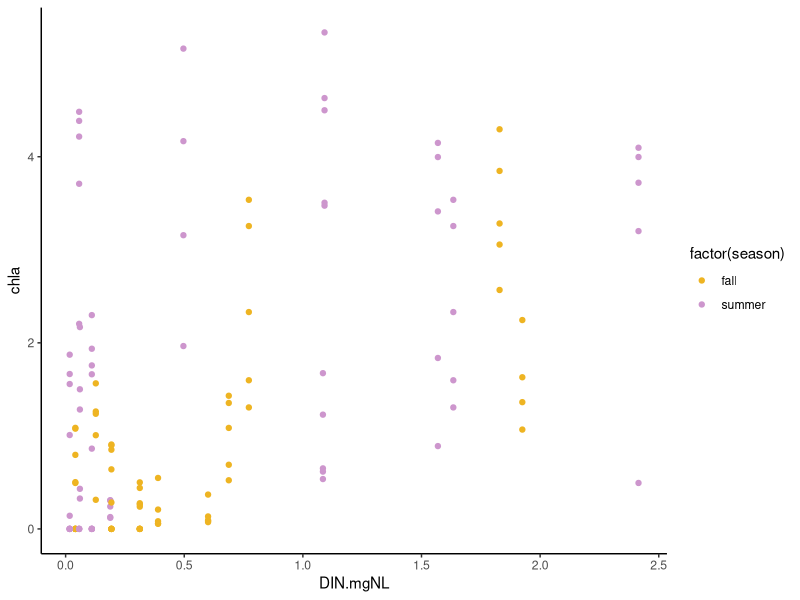
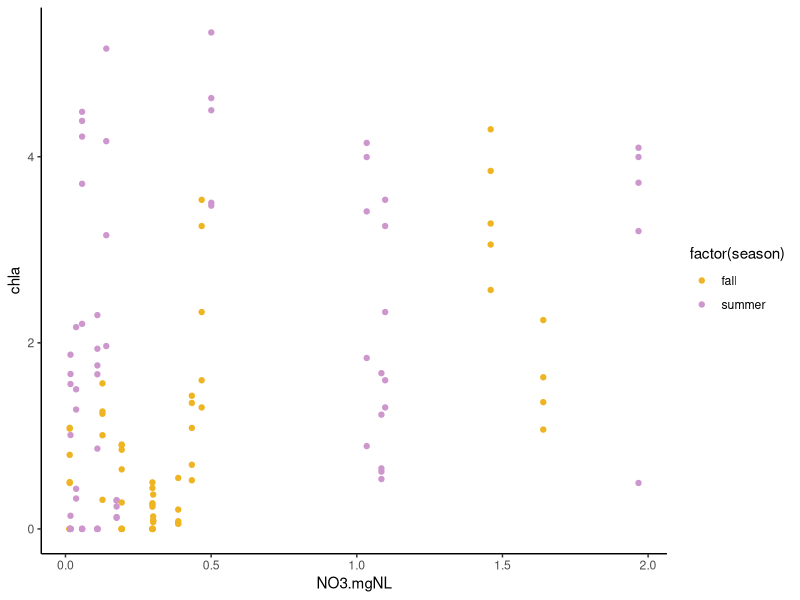
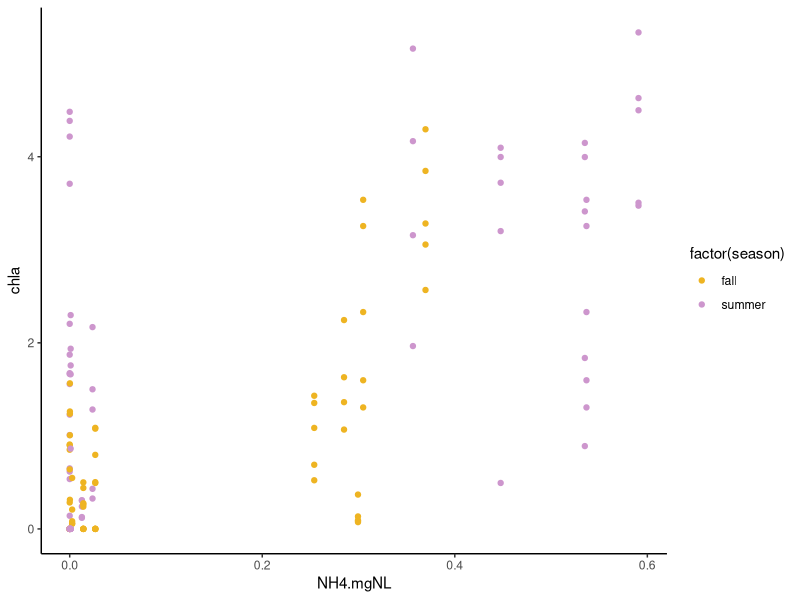
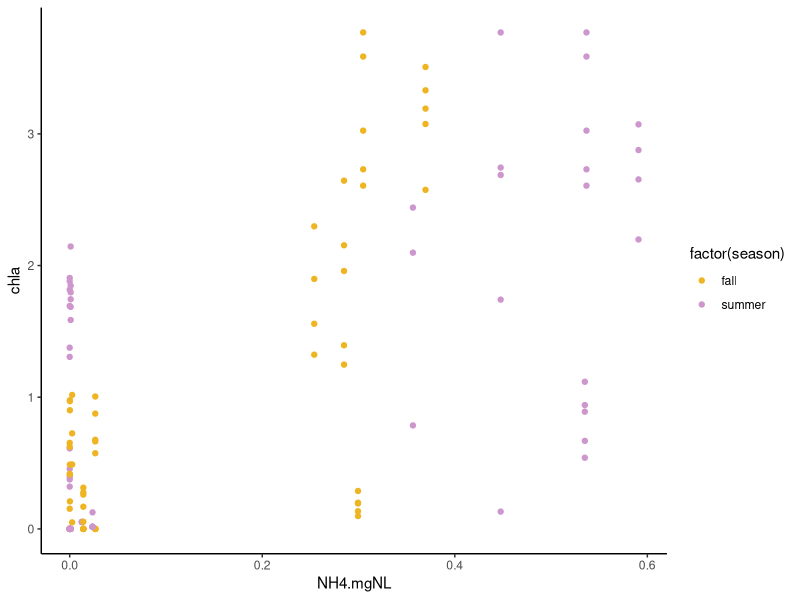
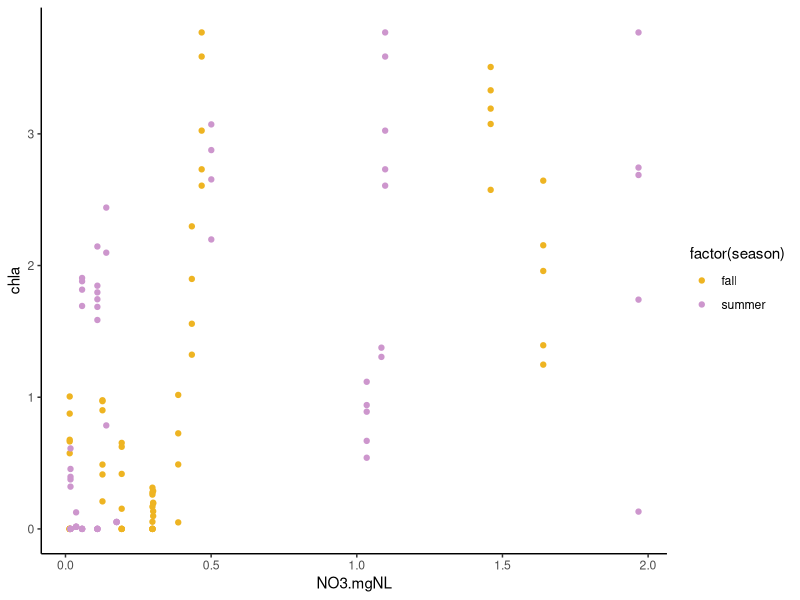
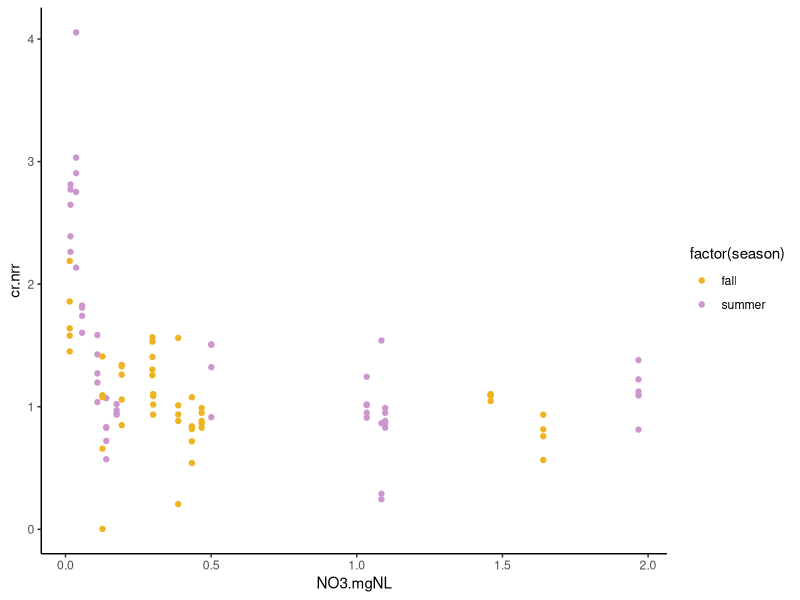
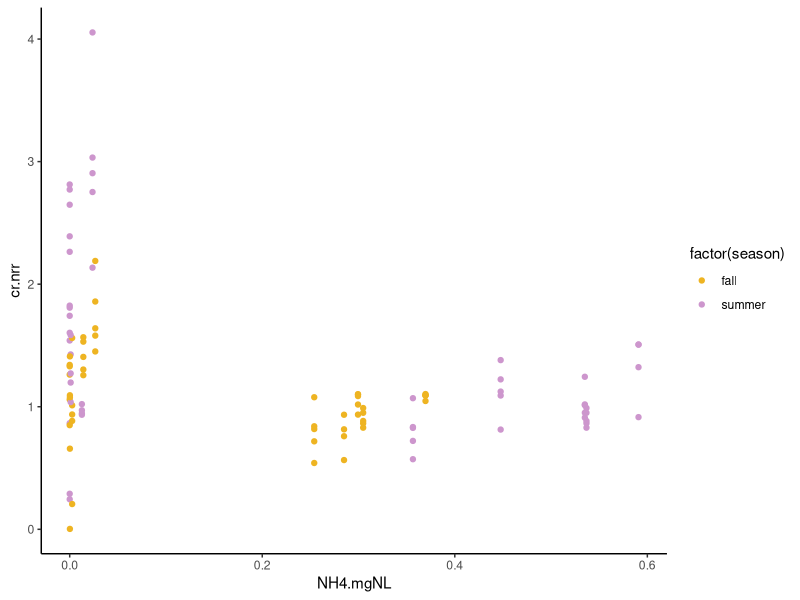
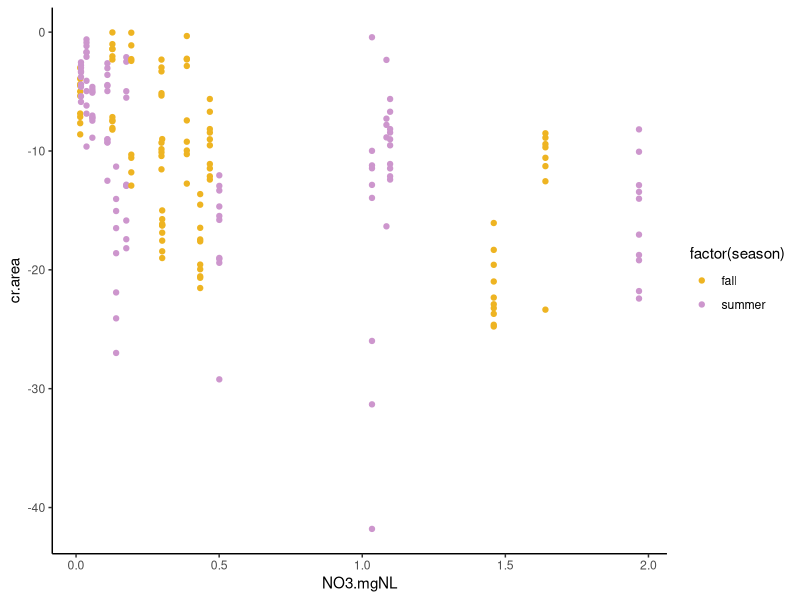

These charts were generated, in order, by the following R code:
####Script created 29 March 2021 to analyze relationships between NRR and water chem
## S Roley

#packages
library(nlme)
library(plyr)
library(dplyr)
library(ggplot2)
library(tidyr)

#data (created in "all sites" by combining NDS files and water chem file)
nds_chem<-read.csv("NDS_chem_all.csv")

###########################
#univariate relationships
###########################
N<-subset(nds_chem, N==1)
P<-subset(nds_chem, P==1)
Si<-subset(nds_chem, Si==1)

#N limitation/inhibition
ggplot(subset(N, nutrient=="N"), aes(x=DIN.mgNL, y=chla))+
  geom_point(aes(color=factor(season)))+
  theme_classic()+scale_color_manual(values=c("goldenrod2", "plum3"))
#no pattern

ggplot(subset(N, nutrient=="N"), aes(x=NO3.mgNL, y=chla))+geom_point(aes(color=factor(season)))+
  theme_classic()+scale_color_manual(values=c("goldenrod2", "plum3"))
#general increase with NO3 but lots of variability

ggplot(subset(N, nutrient=="N"), aes(x=NH4.mgNL, y=chla))+geom_point(aes(color=factor(season)))+
  theme_classic()+scale_color_manual(values=c("goldenrod2", "plum3"))
#general increase with NH4 

ggplot(subset(nds_chem, nutrient=="control"), aes(x=NH4.mgNL, y=chla))+geom_point(aes(color=factor(season)))+
  theme_classic()+scale_color_manual(values=c("goldenrod2", "plum3"))
#general increase in chla with NH4 but LOTS of variability; probably not much explanatory power

ggplot(subset(nds_chem, nutrient=="control"), aes(x=NO3.mgNL, y=chla))+geom_point(aes(color=factor(season)))+
  theme_classic()+scale_color_manual(values=c("goldenrod2", "plum3"))
#no pattern

ggplot(subset(N, nutrient=="N"), aes(x=NO3.mgNL, y=cr.nrr))+geom_point(aes(color=factor(season)))+
  theme_classic()+scale_color_manual(values=c("goldenrod2", "plum3"))
#negative exponential, both summer and fall. N< 0.5 mg/L to get limitation

ggplot(subset(N, nutrient=="N"), aes(x=NH4.mgNL, y=cr.nrr))+geom_point(aes(color=factor(season)))+
  theme_classic()+scale_color_manual(values=c("goldenrod2", "plum3"))
#limitation at very low end only, but even there some inhibition

ggplot(subset(nds_chem, nutrient=="control"), aes(x=NO3.mgNL, y=cr.area))+geom_point(aes(color=factor(season)))+
  theme_classic()+scale_color_manual(values=c("goldenrod2", "plum3"))
#no pattern

ggplot(subset(nds_chem, nutrient=="control"|nutrient=="C"), aes(x=NH4.mgNL, y=cr.area))+geom_point(aes(color=factor(season)))+
  theme_classic()+scale_color_manual(values=c("goldenrod2", "plum3"))
#general increase in CR with NH4


#P limitation/inhibition
ggplot(subset(P, nutrient=="P"), aes(x=oP.mgPL, y=chla.nrr))+geom_point(aes(color=factor(season)))+
  theme_classic()+scale_color_manual(values=c("goldenrod2", "plum3"))
#in summer, some intermediate values had limitation. P is not driving this system!

ggplot(subset(nds_chem, nutrient=="control"|nutrient=="C"), aes(x=oP.mgPL, y=chla))+geom_point(aes(color=factor(season)))+
  theme_classic()+scale_color_manual(values=c("goldenrod2", "plum3"))
#no pattern

ggplot(subset(P, nutrient=="P"), aes(x=oP.mgPL, y=cr.nrr))+geom_point(aes(color=factor(season)))+
  theme_classic()+scale_color_manual(values=c("goldenrod2", "plum3"))
#maybe a faint upward relationship? but soo variable

ggplot(subset(nds_chem, nutrient=="control"|nutrient=="C"), aes(x=oP.mgPL, y=cr.area))+geom_point(aes(color=factor(season)))+
  theme_classic()+scale_color_manual(values=c("goldenrod2", "plum3"))
#increase in summer CR with P (but variable)

#Si limitation/inhibition
ggplot(subset(Si, nutrient=="Si"), aes(x=Si.mgL, y=chla.nrr))+geom_point(aes(color=factor(season)))+
  theme_classic()+scale_color_manual(values=c("goldenrod2", "plum3"))+geom_hline(yintercept=1)
#in summer, occasional spikes but no pattern to the spikes 

ggplot(subset(nds_chem, nutrient=="control"|nutrient=="C"), aes(x=Si.mgL, y=chla))+geom_point(aes(color=factor(season)))+
  theme_classic()+scale_color_manual(values=c("goldenrod2", "plum3"))
#up and down with no real pattern

ggplot(subset(Si, nutrient=="Si"), aes(x=Si.mgL, y=cr.nrr))+geom_point(aes(color=factor(season)))+
  theme_classic()+scale_color_manual(values=c("goldenrod2", "plum3"))
#general upward relationship  with Si, especially in summer, but variable

ggplot(subset(nds_chem, nutrient=="control"|nutrient=="C"), aes(x=Si.mgL, y=cr.area))+geom_point(aes(color=factor(season)))+
  theme_classic()+scale_color_manual(values=c("goldenrod2", "plum3"))
#maybe hump-shaped? with max CR at medium Si - but lots of variation

#N:P ratios
ggplot(subset(nds_chem, nutrient=="control"|nutrient=="C"), aes(x=N.P.ratio, y=chla))+theme_classic()+
  geom_point(aes(color=factor(season)))+scale_color_manual(values=c("goldenrod2", "plum3"))+
  geom_vline(xintercept = 16)
#increase!

ggplot(N, aes(x=N.P.ratio, y=chla.nrr))+ geom_point(aes(color=factor(season), shape=factor(nutrient)))+
  scale_color_manual(values=c("goldenrod2", "plum3"))+theme_classic()+geom_vline(xintercept = 16)
#In summer: negative exponential (lower N:P = greater response to N addition). greatest increase with N alone
#In fall: no change

ggplot(P, aes(x=N.P.ratio, y=chla.nrr))+ geom_point(aes(color=factor(season), shape=factor(nutrient)))+
  scale_color_manual(values=c("goldenrod2", "plum3"))+theme_classic()+geom_vline(xintercept = 16)

ggplot(subset(nds_chem, nutrient=="control"), aes(x=N.P.ratio, y=cr.area))+theme_classic()+
  geom_point(aes(color=factor(season)))+scale_color_manual(values=c("goldenrod2", "plum3"))+
  geom_vline(xintercept = 16)
#increase to threshold

ggplot(N, aes(x=N.P.ratio, y=cr.nrr))+ geom_point(aes(color=factor(season), shape=factor(nutrient)))+
  scale_color_manual(values=c("goldenrod2", "plum3"))+theme_classic()+geom_vline(xintercept = 16)
#In summer and fall, slight decline with N:P ratio. No response with NSi

#N:Si ratios
ggplot(subset(nds_chem, nutrient=="control"), aes(x=N.Si.ratio, y=chla))+theme_classic()+
  geom_point(aes(color=factor(season)))+scale_color_manual(values=c("goldenrod2", "plum3"))+
  geom_vline(xintercept = 0.8)
#increase in chla with N:Si ratio, in both fall and summer

ggplot(N, aes(x=N.Si.ratio, y=chla.nrr))+ geom_point(aes(color=factor(season), shape=factor(nutrient)))+
  scale_color_manual(values=c("goldenrod2", "plum3"))+theme_classic()+geom_vline(xintercept = 0.8)

ggplot(Si, aes(x=N.Si.ratio, y=chla.nrr))+ geom_point(aes(color=factor(season), shape=factor(nutrient)))+
  scale_color_manual(values=c("goldenrod2", "plum3"))+theme_classic()+geom_vline(xintercept = 0.8)
#lowerN:Si ratio = higher chla, espeically in NPSi and Si (??? why would adding more Si help?)

ggplot(subset(nds_chem, nutrient=="control"), aes(x=N.Si.ratio, y=cr.area*-1))+theme_classic()+
  geom_point(aes(color=factor(season)))+scale_color_manual(values=c("goldenrod2", "plum3"))+
  geom_vline(xintercept = 0.8)
#|CR| increases with N:Si

ggplot(Si, aes(x=N.Si.ratio, y=cr.nrr))+ geom_point(aes(color=factor(season), shape=factor(nutrient)))+
  scale_color_manual(values=c("goldenrod2", "plum3"))+theme_classic()+geom_vline(xintercept = 0.8)
#decreases with N:Si ratio but only because of NPSi in summer. so basically no pattern

#P:Si ratios
ggplot(subset(nds_chem, nutrient=="control"), aes(x=P.Si.ratio, y=chla))+theme_classic()+
  geom_point(aes(color=factor(season)))+scale_color_manual(values=c("goldenrod2", "plum3"))+
  geom_vline(xintercept = 0.05)
#all sites far below Redfield P:Si ratio of 0.05. General increase with P:Si ratio but high variability

ggplot(P, aes(x=P.Si.ratio, y=chla.nrr))+ geom_point(aes(color=factor(season), shape=factor(nutrient)))+
  scale_color_manual(values=c("goldenrod2", "plum3"))+theme_classic()
#higher chla at low P:Si ratios, esp for NP

ggplot(Si, aes(x=P.Si.ratio, y=chla.nrr))+ geom_point(aes(color=factor(season), shape=factor(nutrient)))+
  scale_color_manual(values=c("goldenrod2", "plum3"))+theme_classic()
#no clear patterns
